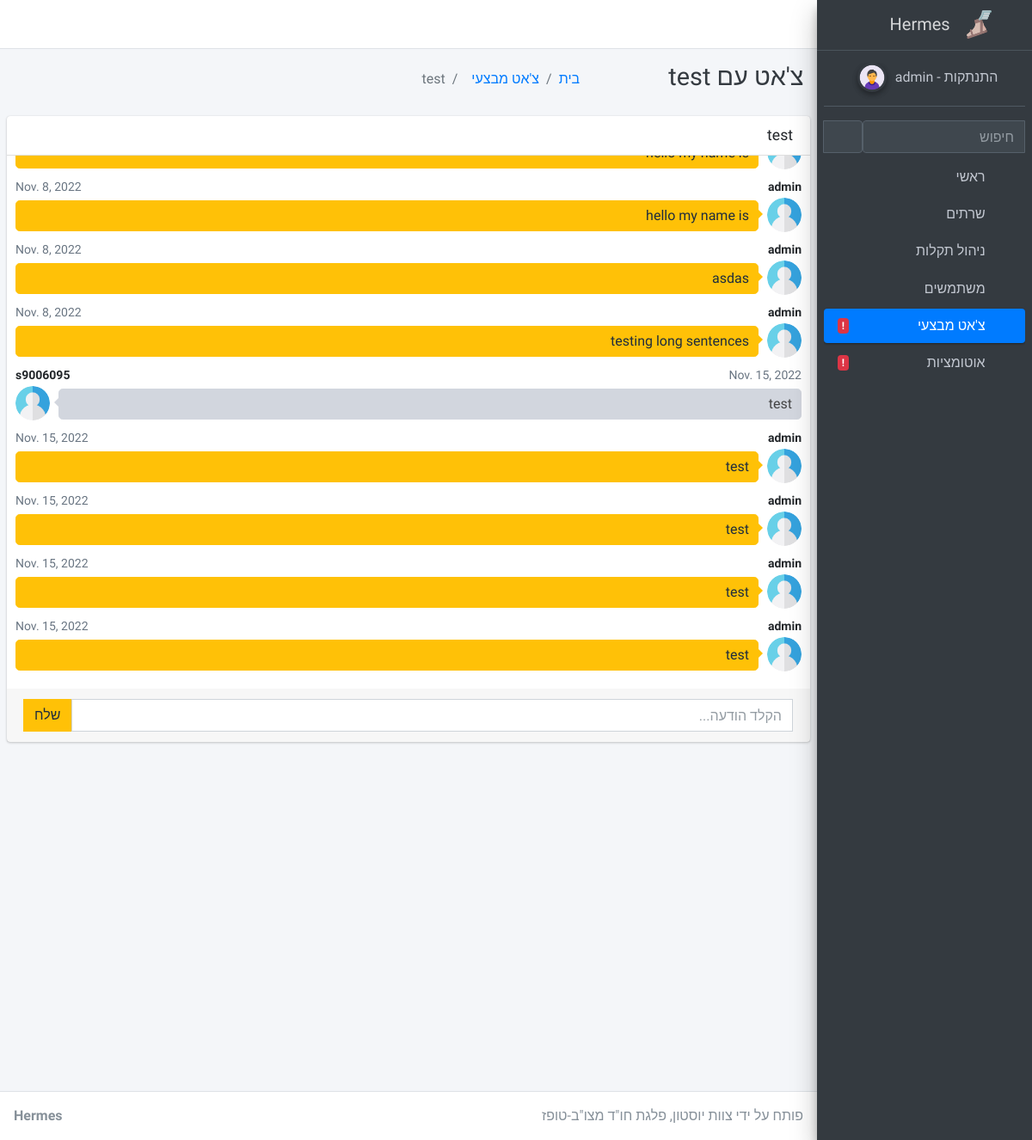
Page /chat/rooms/test (signed in) on the committed database.
### apps/chat/models.py (models this page shows, shortened)
class Room(models.Model):
    name = models.CharField(max_length=255)
    slug = models.SlugField(unique=True)
    updated = models.DateField(auto_now_add=True)
    lastMessage = models.CharField(blank=True,max_length=255)

class Message(models.Model):
    room = models.ForeignKey(Room, related_name='messages', on_delete=models.CASCADE)
    user = models.ForeignKey(User, related_name='messages', on_delete=models.CASCADE)
    content = models.TextField()
    date_added = models.DateField(auto_now_add=True)
    class Meta:
        ordering = ('date_added',)

### apps/chat/views.py (the view)
# urls.py: path('rooms/<slug:slug>', views.room, name='room'),
@login_required
def room(request, slug):
    context = {'chat'}
    room = Room.objects.get(slug=slug)
    messages = Message.objects.filter(room=room)[0:25]
    return render(request, 'chat/room.html', {'room': room, 'messages': messages, 'segment': context})

### apps/context_processors.py (called while the page is built)
def cfg_assets_root(request):
    return { 'ASSETS_ROOT' : settings.ASSETS_ROOT }

### apps/templates/chat/room.html (shortened to what this page needs)
{% extends 'layouts/base.html' %}
{% block body_class %} sidebar-mini layout-fixed layout-navbar-fixed layout-footer-fixed {% endblock body_class %}
{% block stylesheets %}
  <link rel="stylesheet" href="{{ ASSETS_ROOT }}/plugins/fontawesome-free/css/all.min.css">
  <link rel="stylesheet" href="{{ ASSETS_ROOT }}/css/adminlte.min.css">
{% endblock stylesheets %}
{% block content %}
<div class="content-wrapper">
    <div class="content-header" style="direction:rtl">
      <div class="container-fluid">
        <div class="row mb-2">
          <div class="col-sm-3">
            <h1 class="m-0 text-dark">צ'אט עם {{room.slug}}</h1>
          </div>
          <div class="col-sm-3">
            <ol class="breadcrumb float-sm-left">
              <li class="breadcrumb-item"><a href="/">בית</a></li>
              <li class="breadcrumb-item"><a href="/chat/">צ'אט מבצעי</a></li>
              <li class="breadcrumb-item active">{{room.slug}}</li>
            </ol>
          </div>
        </div>
      </div>
    </div>
    <section class="content">
        <div class="card direct-chat direct-chat-warning">
            <div class="card-header">
                <h3 class="card-title">{{ room.name }}</h3>
            </div>
            <div class="direct-chat-messages" style="height:620px" id="chat-messages">
                {% for m in messages %}
                    {% if m.user != request.user %}
                        <div class="direct-chat-msg">
                            <div class="direct-chat-infos clearfix">
                                <span class="direct-chat-name float-left">{{ m.user.username }}</span>
                                <span class="direct-chat-timestamp float-right">{{m.date_added}}</span>
                            </div>
                            <img class="direct-chat-img" src="{{ ASSETS_ROOT }}/img/user.png" alt="message user image">
                            <div class="direct-chat-text">
                                {{ m.content }}
                            </div>
                        </div>
                    {% else %}
                        <div class="direct-chat-msg right">
                            <div class="direct-chat-infos clearfix">
                                <span class="direct-chat-name float-right">{{ m.user.username }}</span>
                                <span class="direct-chat-timestamp float-left">{{m.date_added}}</span>
                            </div>
                            <img class="direct-chat-img" src="{{ ASSETS_ROOT }}/img/user.png" alt="message user image">
                            <div class="direct-chat-text">
                                {{m.content}}
                            </div>
                        </div>
                    {% endif %}
                {% endfor %}
            </div>
            <div class="card-footer">
                <form action="." method="post">
                    <div class="input-group">
                        <span class="input-group-append">
                            <button id="chat-message-submit" type="button" class="btn btn-warning">שלח</button>
                        </span>
                        <input type="text" name="content" placeholder="הקלד הודעה..." class="form-control" id="chat-message-input">
                    </div>
                </form>
            </div>
        </div>
    </section>
</div>
{% endblock %}

### apps/templates/includes/sidebar.html (shortened to what this page needs)
  <aside class="main-sidebar sidebar-dark-primary elevation-4">
    <a href="/" class="brand-link text-center">
      <span class="brand-text font-weight-light">Hermes</span>
      <img src="{{ ASSETS_ROOT }}/img/hermes-logo.png" alt="Hermes Logo" class="brand-image" style="opacity: .8;">
    </a>
    <div class="sidebar">
      <div class="user-panel mt-3 pb-3 mb-3 d-flex justify-content-center">
        <div class="image">
          <img src="{{ ASSETS_ROOT }}/img/admin.png" class="img-circle elevation-2" alt="User Image">
        </div>
        <div class="info">
          <a href="{% url 'login' %}" class="d-block">
            {{ user.username }} - התנתקות
          </a>
        </div>
      </div>
      <div class="form-inline" style="direction:rtl">
        <div class="input-group" data-widget="sidebar-search">
          <input class="form-control form-control-sidebar" type="search" placeholder="חיפוש" aria-label="חיפוש">
          <div class="input-group-append">
            <button class="btn btn-sidebar">
              <i class="fas fa-search fa-fw"></i>
            </button>
          </div>
        </div>
      </div>
      <nav class="mt-2">
        <ul class="nav nav-pills nav-sidebar flex-column" data-widget="treeview" role="menu" data-accordion="false">
          <li class="nav-item has-treeview {% if 'main' in segment %} menu-open {% endif %}">
            <a href="/" class="nav-link {% if 'main' in segment %} active {% endif %}">
              <p>
                ראשי
                <i class="right fas fa-angle-left"></i>
              </p>
              <i class="fas fa-home nav-icon"></i>
            </a>
          </li>
          <li class="nav-item has-treeview {% if 'management' in segment %} menu-open {% endif %}">
            <a href="/" class="nav-link {% if 'management' in segment %} active {% endif %}">
              <p>
                שרתים
                <i class="fas fa-angle-left right"></i>
              </p>
              <i class="fas fa-server nav-icon"></i>
            </a>
          </li>
          <li class="nav-item has-treeview {% if 'management' in segment %} menu-open {% endif %}">
            <a href="/" class="nav-link {% if 'management' in segment %} active {% endif %}">
              <p>
                ניהול תקלות
                <i class="fas fa-angle-left right"></i>
              </p>
              <i class="nav-icon fas fa-th"></i>
            </a>
          </li>
          <li class="nav-item has-treeview {% if 'users' in segment %} menu-open {% endif %}">
            <a href="/" class="nav-link {% if 'users' in segment %} active {% endif %}">
              <p>
                משתמשים
                <i class="fas fa-angle-left right"></i>
              </p>
              <i class="fas fa-user nav-icon"></i>
            </a>
          </li>
          <li class="nav-item">
            <a href="/chat/" class="nav-link {% if 'chat' in segment %} active {% endif %}">
              <p>
                צ'אט מבצעי
                <span class="right badge badge-danger">!</span>
              </p>
              <i class="fas fa-comment nav-icon"></i>
            </a>
          </li>
          <li class="nav-item">
            <a href="/automations" class="nav-link {% if 'automations' in segment %} active {% endif %}">
              <p>
                אוטומציות
                <span class="right badge badge-danger">!</span>
              </p>
              <i class="nav-icon fas fa-robot"></i>
            </a>
          </li>
        </ul>
      </nav>
    </div>
  </aside>

### rows in the picture
Room: slug "test", name "test"
Message: user.username "admin", date_added "Nov. 8, 2022", content "hello my name is"
Message: user.username "admin", date_added "Nov. 8, 2022", content "asdas"
Message: user.username "admin", date_added "Nov. 8, 2022", content "testing long sentences"
Message: user.username "s9006095", date_added "Nov. 15, 2022", content "test"
Message: user.username "admin", date_added "Nov. 15, 2022", content "test"
Message: user.username "admin", date_added "Nov. 15, 2022", content "test"
Message: user.username "admin", date_added "Nov. 15, 2022", content "test"
Message: user.username "admin", date_added "Nov. 15, 2022", content "test"

### other values in the picture
{{ user.username }} "admin"
